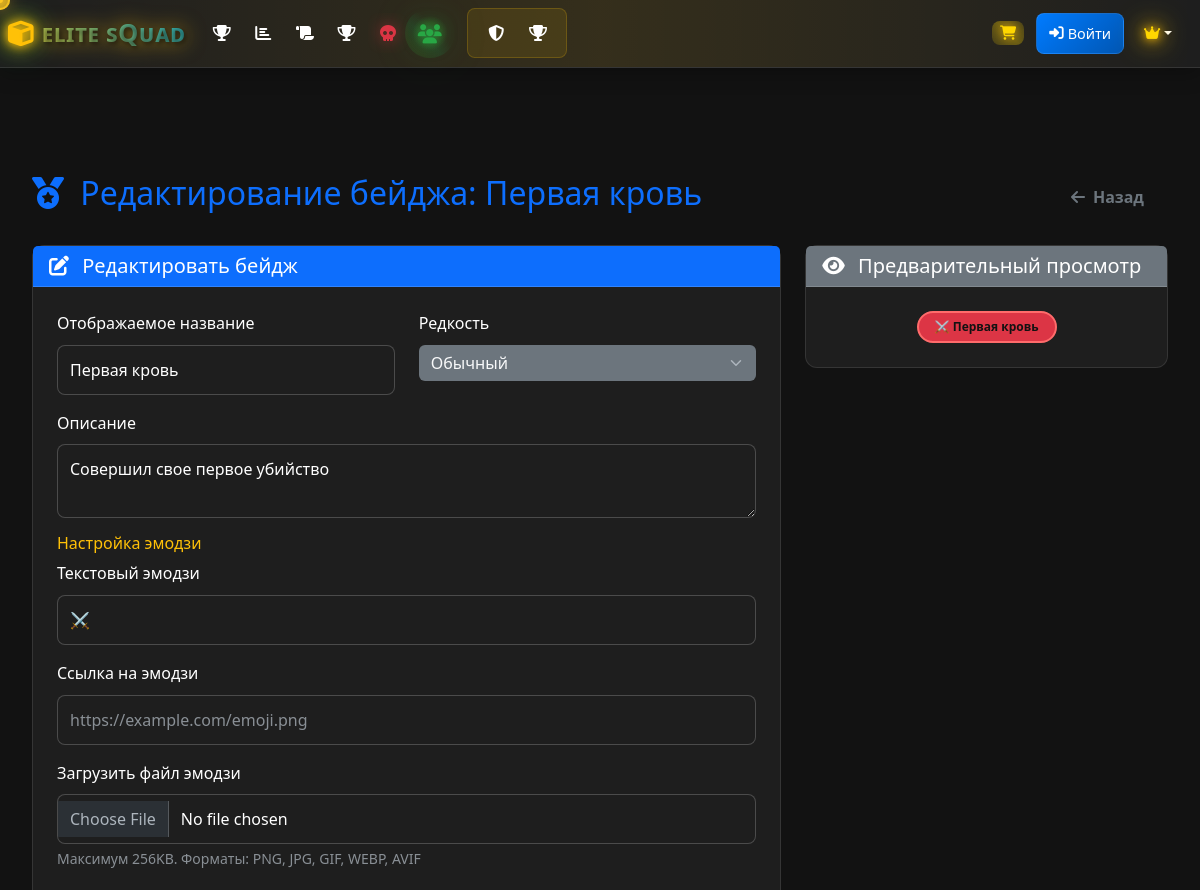
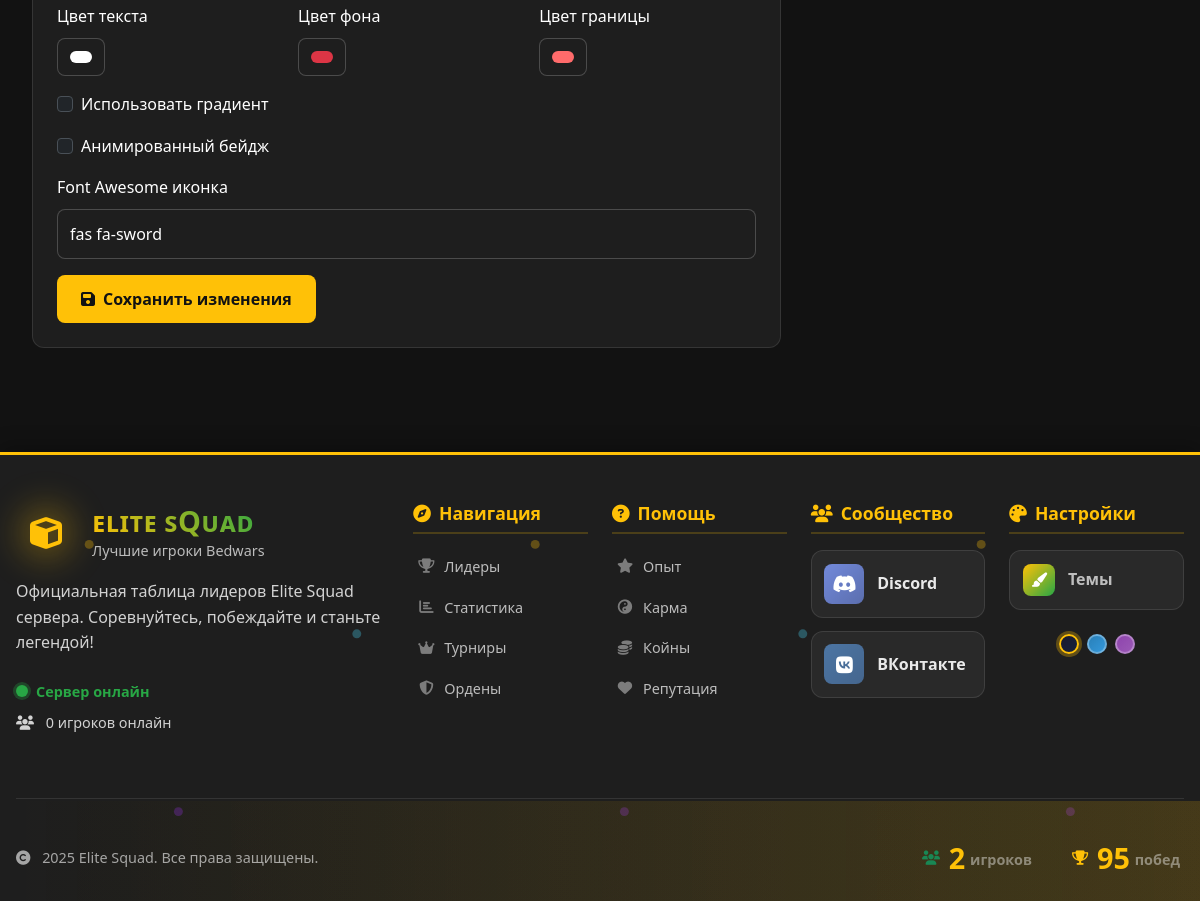
The page /admin/edit_badge/1 (signed in) on the database its author committed (2 pictures, top to bottom).
### models.py (models this page shows, shortened)
class Badge(db.Model):
    __table_args__ = {'extend_existing': True}
    id = db.Column(db.Integer, primary_key=True)
    name = db.Column(db.String(100), unique=True, nullable=False)
    display_name = db.Column(db.String(200), nullable=False)
    description = db.Column(db.Text, nullable=True)
    icon = db.Column(db.String(100), default='fas fa-medal')
    emoji = db.Column(db.String(10), nullable=True)
    emoji_url = db.Column(db.String(255), nullable=True)
    color = db.Column(db.String(7), default='#ffffff')
    background_color = db.Column(db.String(7), default='#343a40')
    border_color = db.Column(db.String(7), default='#ffd700')
    has_gradient = db.Column(db.Boolean, default=False)
    gradient_start = db.Column(db.String(7), nullable=True)
    gradient_end = db.Column(db.String(7), nullable=True)
    rarity = db.Column(db.String(20), default='common')  # common, rare, epic, legendary, mythic
    is_animated = db.Column(db.Boolean, default=False)
    is_active = db.Column(db.Boolean, default=True)
    created_at = db.Column(db.DateTime, default=datetime.utcnow)
    created_by = db.Column(db.String(100), default='system')

### routes.py (the view)
@app.route('/admin/edit_badge/<int:badge_id>')
def edit_badge(badge_id):
    if not session.get('is_admin', False):
        flash('Доступ запрещен!', 'error')
        return redirect(url_for('login'))
    from models import Badge
    badge = Badge.query.get_or_404(badge_id)
    return render_template('admin_edit_badge.html', badge=badge)

### templates/admin_edit_badge.html (shortened to what this page needs)
{% extends "base.html" %}
{% block content %}
<div class="container-fluid py-4">
    <div class="row">
        <div class="col-12">
            <div class="d-flex justify-content-between align-items-center mb-4">
                <h2 class="text-primary">
                    <i class="fas fa-medal me-2"></i>
                    Редактирование бейджа: {{ badge.display_name }}
                </h2>
                <a href="{{ url_for('admin_badges') }}" class="btn btn-outline-secondary">
                    <i class="fas fa-arrow-left me-2"></i>Назад
                </a>
            </div>
        </div>
    </div>
    <div class="row">
        <div class="col-lg-8">
            <div class="card bg-dark border-primary">
                <div class="card-header bg-primary text-white">
                    <h5 class="card-title mb-0">
                        <i class="fas fa-edit me-2"></i>
                        Редактировать бейдж
                    </h5>
                </div>
                <div class="card-body">
                    <form method="POST" action="{{ url_for('update_badge', badge_id=badge.id) }}" enctype="multipart/form-data">
                        <div class="row">
                            <div class="col-md-6 mb-3">
                                <label for="display_name" class="form-label">Отображаемое название</label>
                                <input type="text" class="form-control bg-secondary text-light border-0"
                                       id="display_name" name="display_name" value="{{ badge.display_name }}" required>
                            </div>
                            <div class="col-md-6 mb-3">
                                <label for="rarity" class="form-label">Редкость</label>
                                <select class="form-select bg-secondary text-light border-0" id="rarity" name="rarity">
                                    <option value="common" {% if badge.rarity == 'common' %}selected{% endif %}>Обычный</option>
                                </select>
                            </div>
                        </div>
                        <div class="mb-3">
                            <label for="description" class="form-label">Описание</label>
                            <textarea class="form-control bg-secondary text-light border-0"
                                      id="description" name="description" rows="2">{{ badge.description }}</textarea>
                        </div>
                        <div class="mb-4">
                            <h6 class="text-warning">Настройка эмодзи</h6>
                            <div class="mb-3">
                                <label for="emoji" class="form-label">Текстовый эмодзи</label>
                                <input type="text" class="form-control bg-secondary text-light border-0"
                                       id="emoji" name="emoji" value="{{ badge.emoji or '' }}" maxlength="10" placeholder="🏆">
                            </div>
                            <div class="mb-3">
                                <label for="emoji_url" class="form-label">Ссылка на эмодзи</label>
                                <input type="url" class="form-control bg-secondary text-light border-0"
                                       id="emoji_url" name="emoji_url" value="{{ badge.emoji_url or '' }}" placeholder="https://example.com/emoji.png">
                            </div>
                            <div class="mb-3">
                                <label for="emoji_file" class="form-label">Загрузить файл эмодзи</label>
                                <input type="file" class="form-control bg-secondary text-light border-0"
                                       id="emoji_file" name="emoji_file" accept=".png,.jpg,.jpeg,.gif,.webp,.avif">
                                <div class="form-text">Максимум 256KB. Форматы: PNG, JPG, GIF, WEBP, AVIF</div>
                            </div>
                        </div>
                        <div class="row">
                            <div class="col-md-4 mb-3">
                                <label for="color" class="form-label">Цвет текста</label>
                                <input type="color" class="form-control form-control-color bg-secondary border-0"
                                       id="color" name="color" value="{{ badge.color }}">
                            </div>
                            <div class="col-md-4 mb-3">
                                <label for="background_color" class="form-label">Цвет фона</label>
                                <input type="color" class="form-control form-control-color bg-secondary border-0"
                                       id="background_color" name="background_color" value="{{ badge.background_color }}">
                            </div>
                            <div class="col-md-4 mb-3">
                                <label for="border_color" class="form-label">Цвет границы</label>
                                <input type="color" class="form-control form-control-color bg-secondary border-0"
                                       id="border_color" name="border_color" value="{{ badge.border_color }}">
                            </div>
                        </div>
                        <div class="mb-3">
                            <div class="form-check">
                                <input class="form-check-input" type="checkbox" id="has_gradient" name="has_gradient"
                                       {% if badge.has_gradient %}checked{% endif %}>
                                <label class="form-check-label" for="has_gradient">
                                    Использовать градиент
                                </label>
                            </div>
                        </div>
                        <div class="mb-3">
                            <div class="form-check">
                                <input class="form-check-input" type="checkbox" id="is_animated" name="is_animated"
                                       {% if badge.is_animated %}checked{% endif %}>
                                <label class="form-check-label" for="is_animated">
                                    Анимированный бейдж
                                </label>
                            </div>
                        </div>
                        <div class="mb-3">
                            <label for="icon" class="form-label">Font Awesome иконка</label>
                            <input type="text" class="form-control bg-secondary text-light border-0"
                                   id="icon" name="icon" value="{{ badge.icon }}" placeholder="fas fa-medal">
                        </div>
                        <button type="submit" class="btn btn-primary">
                            <i class="fas fa-save me-2"></i>Сохранить изменения
                        </button>
                    </form>
                </div>
            </div>
        </div>
        <div class="col-lg-4">
            <div class="card bg-dark border-secondary">
                <div class="card-header bg-secondary text-white">
                    <h5 class="card-title mb-0">
                        <i class="fas fa-eye me-2"></i>
                        Предварительный просмотр
                    </h5>
                </div>
                <div class="card-body text-center">
                    <div id="badge_preview" class="badge rounded-pill px-3 py-2"
                         style="background-color: {{ badge.background_color }};
                                color: {{ badge.color }};
                                border: 2px solid {{ badge.border_color }};">
                        {% if badge.emoji_url %}
                            <img src="{{ badge.emoji_url }}" class="me-1" style="width: 16px; height: 16px;">
                        {% elif badge.emoji %}
                            {{ badge.emoji }}
                        {% else %}
                            <i class="{{ badge.icon }} me-1"></i>
                        {% endif %}
                        {{ badge.display_name }}
                    </div>
                </div>
            </div>
        </div>
    </div>
</div>
{% endblock %}

### static/css/critical.css (style rules this page uses)
:root { --primary-green: #28a745; --secondary-green: #20c997; --tertiary-green: #17a2b8; --light-green: #32cd32; --dark-bg: #0a0a0a; --card-bg: rgba(26, 26, 46, 0.9); --text-light: rgba(255, 255, 255, 0.9); --border-color: rgba(255, 255, 255, 0.1); }
body { font-family: 'Segoe UI', Tahoma, Geneva, Verdana, sans-serif; background: linear-gradient(135deg, var(--dark-bg) 0%, #1a1a2e 50%, var(--dark-bg) 100%); color: var(--text-light); margin: 0; padding: 0; min-height: 100vh; }
.container, .container-fluid { max-width: 1200px; margin: 0 auto; padding: 0 1rem; }
.card { background: var(--card-bg); border: 1px solid var(--border-color); border-radius: 12px; backdrop-filter: blur(10px); margin-bottom: 1rem; }
.card-body { padding: 1.5rem; }
.btn { border-radius: 8px; padding: 0.75rem 1.5rem; font-weight: 600; transition: all 0.3s ease; border: none; }
.btn-primary { background: var(--primary-green); color: white; }
.form-control { background: rgba(0, 0, 0, 0.5); border: 1px solid var(--border-color); color: white; border-radius: 8px; padding: 0.75rem; }
.text-center { text-align: center; }
.d-flex { display: flex; }
.align-items-center { align-items: center; }
.justify-content-between { justify-content: space-between; }
.mb-0 { margin-bottom: 0; }
.mb-3 { margin-bottom: 1rem; }

### rows shown on the page
Badge: display_name "Первая кровь", rarity "Обычный", description "Совершил свое первое убийство", emoji "⚔️", color "#ffffff", background_color "#dc3545", border_color "#ff6b6b", icon "fas fa-sword"

### other values the page prints
{{ 'онлайн' if server_stats.is_online else 'оффлайн' }} "онлайн"
{{ server_stats.online_players }} "0"
{{ "{:,}".format(server_stats.total_players) }} "2"
{{ "{:,}".format(server_stats.total_wins) }} "95"
